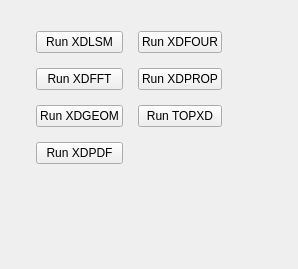
            <widget class="QWidget" name="tab_8">
             <property name="autoFillBackground">
              <bool>true</bool>
             </property>
             <attribute name="title">
              <string>XD Programs</string>
             </attribute>
             <attribute name="toolTip">
              <string>Run XD programs</string>
             </attribute>
             <layout class="QGridLayout" name="gridLayout_2">
              <item row="0" column="0">
               <layout class="QVBoxLayout" name="verticalLayout_17">
                <property name="leftMargin">
                 <number>20</number>
                </property>
                <property name="topMargin">
                 <number>20</number>
                </property>
                <property name="rightMargin">
                 <number>20</number>
                </property>
                <property name="bottomMargin">
                 <number>20</number>
                </property>
                <item>
                 <layout class="QHBoxLayout" name="horizontalLayout_5" stretch="3,1">
                  <property name="topMargin">
                   <number>0</number>
                  </property>
                  <item>
                   <layout class="QGridLayout" name="gridLayout_8">
                    <property name="leftMargin">
                     <number>5</number>
                    </property>
                    <property name="topMargin">
                     <number>0</number>
                    </property>
                    <property name="rightMargin">
                     <number>5</number>
                    </property>
                    <property name="bottomMargin">
                     <number>5</number>
                    </property>
                    <property name="spacing">
                     <number>15</number>
                    </property>
                    <item row="2" column="0">
                     <widget class="QPushButton" name="pkgXDGEOMBut">
                      <property name="maximumSize">
                       <size>
                        <width>300</width>
                        <height>16777215</height>
                       </size>
                      </property>
                      <property name="text">
                       <string>Run XDGEOM</string>
                      </property>
                     </widget>
                    </item>
                    <item row="0" column="1">
                     <widget class="QPushButton" name="pkgXDFOURBut">
                      <property name="maximumSize">
                       <size>
                        <width>300</width>
                        <height>16777215</height>
                       </size>
                      </property>
                      <property name="text">
                       <string>Run XDFOUR</string>
                      </property>
                     </widget>
                    </item>
                    <item row="1" column="1">
                     <widget class="QPushButton" name="pkgXDPROPBut">
                      <property name="maximumSize">
                       <size>
                        <width>300</width>
                        <height>16777215</height>
                       </size>
                      </property>
                      <property name="text">
                       <string>Run XDPROP</string>
                      </property>
                     </widget>
                    </item>
                    <item row="1" column="0">
                     <widget class="QPushButton" name="pkgXDFFTBut">
                      <property name="text">
                       <string>Run XDFFT</string>
                      </property>
                     </widget>
                    </item>
                    <item row="0" column="0">
                     <widget class="QPushButton" name="pkgXDLSMBut">
                      <property name="maximumSize">
                       <size>
                        <width>300</width>
                        <height>16777215</height>
                       </size>
                      </property>
                      <property name="text">
                       <string>Run XDLSM</string>
                      </property>
                     </widget>
                    </item>
                    <item row="2" column="1">
                     <widget class="QPushButton" name="pkgTOPXDBut">
                      <property name="maximumSize">
                       <size>
                        <width>300</width>
                        <height>16777215</height>
                       </size>
                      </property>
                      <property name="text">
                       <string>Run TOPXD</string>
                      </property>
                     </widget>
                    </item>
                    <item row="3" column="0">
                     <widget class="QPushButton" name="pkgXDPDFBut">
                      <property name="text">
                       <string>Run XDPDF</string>
                      </property>
                     </widget>
                    </item>
                    <item row="4" column="0">
                     <widget class="QLabel" name="pkgXDLab">
                      <property name="font">
                       <font>
                        <italic>true</italic>
                       </font>
                      </property>
                      <property name="text">
                       <string/>
                      </property>
                     </widget>
                    </item>
                    <item row="5" column="0">
                     <spacer name="verticalSpacer_15">
                      <property name="orientation">
                       <enum>Qt::Vertical</enum>
                      </property>
                      <property name="sizeHint" stdset="0">
                       <size>
                        <width>20</width>
                        <height>40</height>
                       </size>
                      </property>
                     </spacer>
                    </item>
                   </layout>
                  </item>
                  <item>
                   <spacer name="horizontalSpacer_7">
                    <property name="orientation">
                     <enum>Qt::Horizontal</enum>
                    </property>
                    <property name="sizeHint" stdset="0">
                     <size>
                      <width>40</width>
                      <height>20</height>
                     </size>
                    </property>
                   </spacer>
                  </item>
                 </layout>
                </item>
               </layout>
              </item>
             </layout>
            </widget>
